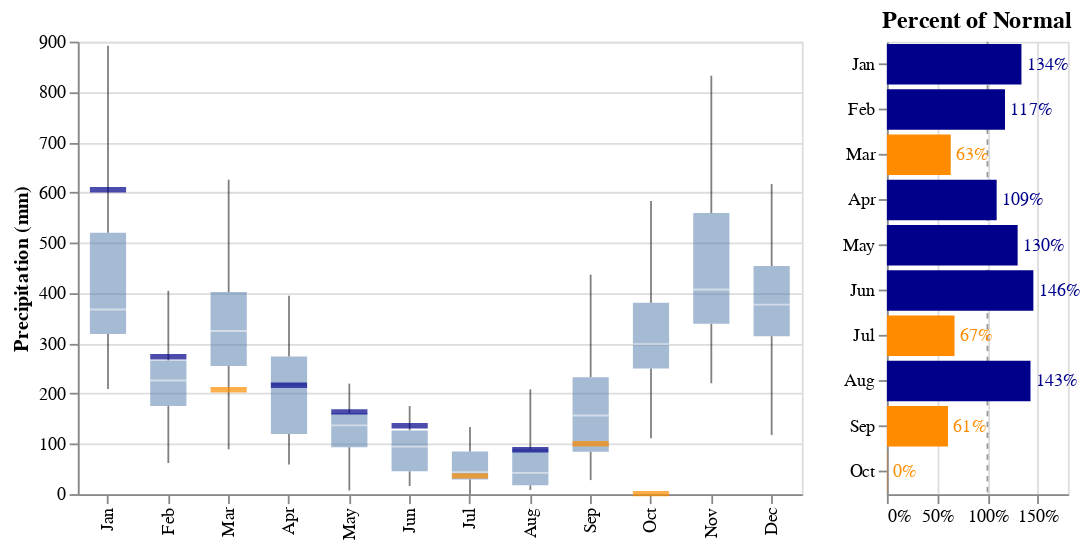

This figure's notebook cell:
### Code cell
# Filter the data for the current year (2023)
qd_data_2023 = qd_monthly[qd_monthly['year'] == 2024]
qd_data_all = qd_monthly[qd_monthly['year'] != 2024]

# Create the boxplot for historical precipitation
qd_boxplot_TA = alt.Chart(qd_data_all).mark_boxplot(extent='min-max', size= 20, opacity=0.5).encode(
    alt.X('monthdate(date):O', title='Month (January-December)', axis=alt.Axis(format='%b')),  # Display month in "mmm" format
    alt.Y('rain:Q', title='Precipitation (mm)'),
).properties(width=400, height=250)

#Create a base chart for 'Mean_TA' values
qd_mean_ta_line = alt.Chart(qd_data_2023).mark_tick(size=20, thickness=3).encode(
    x=alt.X('monthdate(date):O', title=None, axis=alt.Axis(format='%b')),
    y=alt.Y('rain:Q', title='Precipitation (mm)'),
    color=alt.condition(
        alt.datum.percent > 1,
        alt.value("darkblue"),  # The positive color
        alt.value("darkorange")  # The negative color
    ),
).properties(
    width=400, height=250
)

# Create a chart for 'TA_Anomaly'
qd_anomaly_chart = alt.Chart(qd_data_2023).mark_bar().encode(
    x=alt.X('percent:Q', title=None, axis=alt.Axis(format='%'), scale=alt.Scale(domain=[0,1.8])),
    y=alt.Y('monthdate(date):O', title=None, axis=alt.Axis(format='%b')),
    color=alt.condition(
        alt.datum.percent > 1,
        alt.value("darkblue"),  # The positive color
        alt.value("darkorange")  # The negative color
    )
).properties(
    title = 'Percent of Normal',width=100, height=250
)

rule1 = alt.Chart(pd.DataFrame({
  'percent': ['1'],
  'color': ['gray']
})).mark_rule(opacity=0.8, strokeDash=[3,3]).encode(
  x='percent:Q',
  color=alt.Color('color:N', scale=None)
)
# Combine the two charts
text_percent = qd_anomaly_chart.mark_text(
    align='left',
    baseline='middle',
    size=10,
    dx=3  # Nudges text to right so it doesn't appear on top of the bar
).encode(
    text=alt.Text('percent:Q', format='.0%'),  # Format as percentage
)
anomaly_text = qd_anomaly_chart + text_percent

qd_combined_TA = qd_boxplot_TA + qd_mean_ta_line

combo_percent = rule1 + anomaly_text 

total = qd_combined_TA | combo_percent
total

### Figure 1 — Vega-Lite specification as saved in the notebook (floating-point values rounded to 4 significant figures; data arrays with more than 128 entries replaced by an {"elided": "..."} marker saying what was removed)
{"config": {"view": {"continuousWidth": 400, "continuousHeight": 300}}, "hconcat": [{"layer": [{"data": {"name": "data-60fc3c1072572ba4476f3ec8fa3b907c"}, "mark": {"type": "boxplot", "extent": "min-max", "opacity": 0.5, "size": 20}, "encoding": {"x": {"axis": {"format": "%b"}, "field": "date", "timeUnit": "monthdate", "title": "Month (January-December)", "type": "ordinal"}, "y": {"field": "rain", "title": "Precipitation (mm)", "type": "quantitative"}}, "height": 250, "width": 400}, {"data": {"name": "data-6f7615f69fc73881022d5022db8a3eea"}, "mark": {"type": "tick", "size": 20, "thickness": 3}, "encoding": {"color": {"condition": {"value": "darkblue", "test": "(datum.percent > 1)"}, "value": "darkorange"}, "x": {"axis": {"format": "%b"}, "field": "date", "timeUnit": "monthdate", "title": null, "type": "ordinal"}, "y": {"field": "rain", "title": "Precipitation (mm)", "type": "quantitative"}}, "height": 250, "width": 400}]}, {"layer": [{"data": {"name": "data-c1152b6456c2822954a30c21fc2e3492"}, "mark": {"type": "rule", "opacity": 0.8, "strokeDash": [3, 3]}, "encoding": {"color": {"field": "color", "scale": null, "type": "nominal"}, "x": {"field": "percent", "type": "quantitative"}}}, {"layer": [{"mark": "bar", "encoding": {"color": {"condition": {"value": "darkblue", "test": "(datum.percent > 1)"}, "value": "darkorange"}, "x": {"axis": {"format": "%"}, "field": "percent", "scale": {"domain": [0, 1.8]}, "title": null, "type": "quantitative"}, "y": {"axis": {"format": "%b"}, "field": "date", "timeUnit": "monthdate", "title": null, "type": "ordinal"}}, "height": 250, "title": "Percent of Normal", "width": 100}, {"mark": {"type": "text", "align": "left", "baseline": "middle", "dx": 3, "size": 10}, "encoding": {"color": {"condition": {"value": "darkblue", "test": "(datum.percent > 1)"}, "value": "darkorange"}, "text": {"field": "percent", "format": ".0%", "type": "quantitative"}, "x": {"axis": {"format": "%"}, "field": "percent", "scale": {"domain": [0, 1.8]}, "title": null, "type": "quantitative"}, "y": {"axis": {"format": "%b"}, "field": "date", "timeUnit": "monthdate", "title": null, "type": "ordinal"}}, "height": 250, "title": "Percent of Normal", "width": 100}], "data": {"name": "data-6f7615f69fc73881022d5022db8a3eea"}}]}], "$schema": "https://vega.github.io/schema/vega-lite/v4.17.0.json", "datasets": {"data-60fc3c1072572ba4476f3ec8fa3b907c": {"elided": "252 records"}, "data-6f7615f69fc73881022d5022db8a3eea": [{"year": 2024, "month": 1, "rain": 605.4, "date": "2024-01-01T00:00:00", "mean_rain": 452.4, "percent": 1.338, "quarter": 1}, {"year": 2024, "month": 2, "rain": 273.3, "date": "2024-02-01T00:00:00", "mean_rain": 232.7, "percent": 1.174, "quarter": 1}, {"year": 2024, "month": 3, "rain": 207.5, "date": "2024-03-01T00:00:00", "mean_rain": 326.9, "percent": 0.6348, "quarter": 1}, {"year": 2024, "month": 4, "rain": 216.7, "date": "2024-04-01T00:00:00", "mean_rain": 198.5, "percent": 1.091, "quarter": 2}, {"year": 2024, "month": 5, "rain": 163.6, "date": "2024-05-01T00:00:00", "mean_rain": 125.8, "percent": 1.3, "quarter": 2}, {"year": 2024, "month": 6, "rain": 135.9, "date": "2024-06-01T00:00:00", "mean_rain": 93.3, "percent": 1.457, "quarter": 2}, {"year": 2024, "month": 7, "rain": 36.32, "date": "2024-07-01T00:00:00", "mean_rain": 54.0, "percent": 0.6726, "quarter": 3}, {"year": 2024, "month": 8, "rain": 88.41, "date": "2024-08-01T00:00:00", "mean_rain": 61.9, "percent": 1.428, "quarter": 3}, {"year": 2024, "month": 9, "rain": 100.3, "date": "2024-09-01T00:00:00", "mean_rain": 165.2, "percent": 0.6074, "quarter": 3}, {"year": 2024, "month": 10, "rain": 1.02, "date": "2024-10-01T00:00:00", "mean_rain": 313.2, "percent": 0.003257, "quarter": 4}], "data-c1152b6456c2822954a30c21fc2e3492": [{"percent": "1", "color": "gray"}]}}
